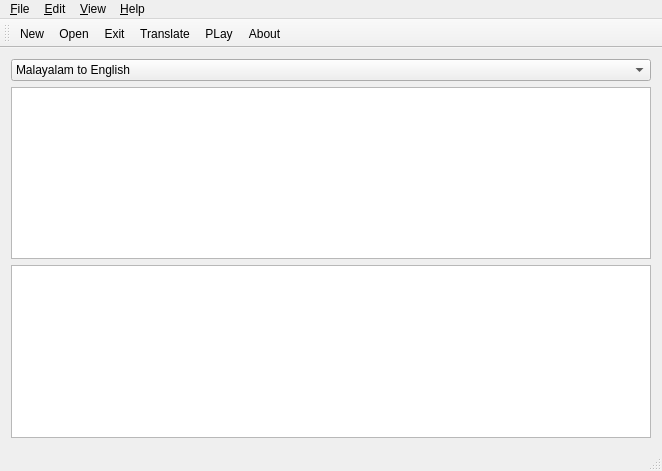
<?xml version="1.0" encoding="UTF-8"?>
<ui version="4.0">
 <class>Translator</class>
 <widget class="QMainWindow" name="Translator">
  <property name="geometry">
   <rect>
    <x>0</x>
    <y>0</y>
    <width>662</width>
    <height>471</height>
   </rect>
  </property>
  <property name="windowTitle">
   <string>Translator</string>
  </property>
  <widget class="QWidget" name="centralWidget">
   <layout class="QVBoxLayout" name="verticalLayout_2">
    <item>
     <widget class="QComboBox" name="langComboBox">
      <item>
       <property name="text">
        <string>Malayalam to English</string>
       </property>
      </item>
      <item>
       <property name="text">
        <string>English to Malayalam</string>
       </property>
      </item>
     </widget>
    </item>
    <item>
     <layout class="QVBoxLayout" name="verticalLayout">
      <item>
       <widget class="QTextEdit" name="source_text"/>
      </item>
      <item>
       <widget class="QTextBrowser" name="target_text"/>
      </item>
     </layout>
    </item>
   </layout>
  </widget>
  <widget class="QMenuBar" name="menuBar">
   <property name="geometry">
    <rect>
     <x>0</x>
     <y>0</y>
     <width>662</width>
     <height>25</height>
    </rect>
   </property>
   <widget class="QMenu" name="menu_File">
    <property name="title">
     <string>&amp;File</string>
    </property>
    <addaction name="action_New"/>
    <addaction name="action_Open"/>
    <addaction name="action_Convert_file"/>
    <addaction name="separator"/>
    <addaction name="action_Exit"/>
   </widget>
   <widget class="QMenu" name="menu_Edit">
    <property name="title">
     <string>&amp;Edit</string>
    </property>
    <addaction name="action_Preferences"/>
   </widget>
   <widget class="QMenu" name="menu_Help">
    <property name="title">
     <string>&amp;Help</string>
    </property>
    <addaction name="action_About"/>
    <addaction name="separator"/>
   </widget>
   <widget class="QMenu" name="menu_View">
    <property name="title">
     <string>&amp;View</string>
    </property>
    <addaction name="action_PLay"/>
    <addaction name="action_Translate"/>
   </widget>
   <addaction name="menu_File"/>
   <addaction name="menu_Edit"/>
   <addaction name="menu_View"/>
   <addaction name="menu_Help"/>
  </widget>
  <widget class="QToolBar" name="mainToolBar">
   <property name="baseSize">
    <size>
     <width>0</width>
     <height>12</height>
    </size>
   </property>
   <property name="statusTip">
    <string extracomment="main toolbar"/>
   </property>
   <attribute name="toolBarArea">
    <enum>TopToolBarArea</enum>
   </attribute>
   <attribute name="toolBarBreak">
    <bool>false</bool>
   </attribute>
   <addaction name="action_New"/>
   <addaction name="action_Open"/>
   <addaction name="action_Exit"/>
   <addaction name="action_Translate"/>
   <addaction name="action_PLay"/>
   <addaction name="action_About"/>
  </widget>
  <widget class="QStatusBar" name="statusBar"/>
  <action name="action_New">
   <property name="icon">
    <iconset resource="icons.qrc">
     <normaloff>:/new/prefix1/icons/document-new.png</normaloff>:/new/prefix1/icons/document-new.png</iconset>
   </property>
   <property name="text">
    <string>&amp;New</string>
   </property>
  </action>
  <action name="action_Open">
   <property name="icon">
    <iconset resource="icons.qrc">
     <normaloff>:/new/prefix1/icons/document-import.png</normaloff>:/new/prefix1/icons/document-import.png</iconset>
   </property>
   <property name="text">
    <string>&amp;Open</string>
   </property>
  </action>
  <action name="action_Convert_file">
   <property name="text">
    <string>&amp;Convert file</string>
   </property>
  </action>
  <action name="action_Exit">
   <property name="icon">
    <iconset resource="icons.qrc">
     <normaloff>:/new/prefix1/icons/application-exit.svg</normaloff>:/new/prefix1/icons/application-exit.svg</iconset>
   </property>
   <property name="text">
    <string>&amp;Exit</string>
   </property>
  </action>
  <action name="action_Preferences">
   <property name="text">
    <string>&amp;Preferences</string>
   </property>
  </action>
  <action name="action_About">
   <property name="icon">
    <iconset resource="icons.qrc">
     <normaloff>:/new/prefix1/icons/help-about.svg</normaloff>:/new/prefix1/icons/help-about.svg</iconset>
   </property>
   <property name="text">
    <string>&amp;About</string>
   </property>
  </action>
  <action name="action_PLay">
   <property name="icon">
    <iconset resource="icons.qrc">
     <normaloff>:/new/prefix1/icons/media-playback-start.svg</normaloff>:/new/prefix1/icons/media-playback-start.svg</iconset>
   </property>
   <property name="text">
    <string>&amp;PLay</string>
   </property>
   <property name="shortcut">
    <string>Ctrl+P</string>
   </property>
  </action>
  <action name="action_Translate">
   <property name="icon">
    <iconset resource="icons.qrc">
     <normaloff>:/new/prefix1/icons/poedit.png</normaloff>:/new/prefix1/icons/poedit.png</iconset>
   </property>
   <property name="text">
    <string>&amp;Translate</string>
   </property>
   <property name="shortcut">
    <string>Ctrl+T</string>
   </property>
  </action>
 </widget>
 <layoutdefault spacing="6" margin="11"/>
 <resources>
  <include location="icons.qrc"/>
 </resources>
 <connections/>
</ui>
